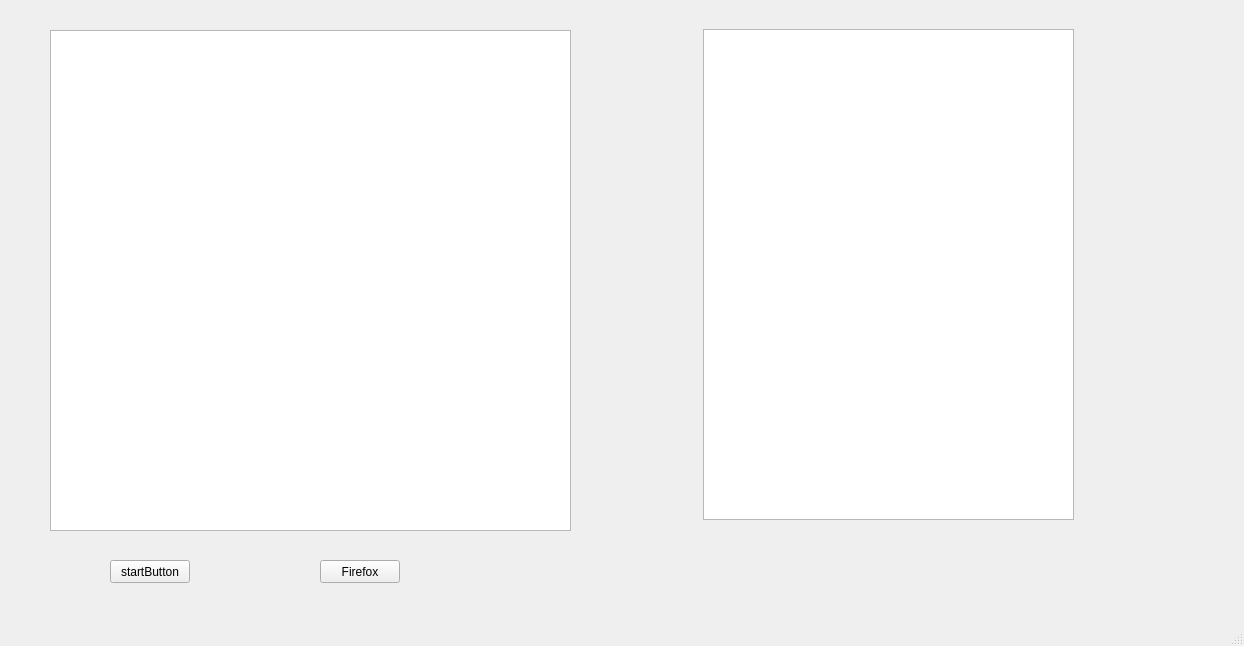
<?xml version="1.0" encoding="UTF-8"?>
<ui version="4.0">
 <class>MainWindow</class>
 <widget class="QMainWindow" name="MainWindow">
  <property name="geometry">
   <rect>
    <x>0</x>
    <y>0</y>
    <width>1244</width>
    <height>646</height>
   </rect>
  </property>
  <property name="windowTitle">
   <string>MainWindow</string>
  </property>
  <widget class="QWidget" name="centralwidget">
   <widget class="QPushButton" name="startButton">
    <property name="geometry">
     <rect>
      <x>110</x>
      <y>560</y>
      <width>80</width>
      <height>23</height>
     </rect>
    </property>
    <property name="text">
     <string>startButton</string>
    </property>
   </widget>
   <widget class="QPushButton" name="firefoxButton">
    <property name="geometry">
     <rect>
      <x>320</x>
      <y>560</y>
      <width>80</width>
      <height>23</height>
     </rect>
    </property>
    <property name="text">
     <string>Firefox</string>
    </property>
   </widget>
   <widget class="QTableWidget" name="logTableWidget">
    <property name="geometry">
     <rect>
      <x>50</x>
      <y>30</y>
      <width>521</width>
      <height>501</height>
     </rect>
    </property>
   </widget>
   <widget class="QTextEdit" name="detailsTextEdit">
    <property name="enabled">
     <bool>true</bool>
    </property>
    <property name="geometry">
     <rect>
      <x>703</x>
      <y>29</y>
      <width>371</width>
      <height>491</height>
     </rect>
    </property>
    <property name="autoFillBackground">
     <bool>false</bool>
    </property>
   </widget>
  </widget>
  <widget class="QMenuBar" name="menubar">
   <property name="geometry">
    <rect>
     <x>0</x>
     <y>0</y>
     <width>1244</width>
     <height>20</height>
    </rect>
   </property>
  </widget>
  <widget class="QStatusBar" name="statusbar"/>
 </widget>
 <resources/>
 <connections/>
</ui>
